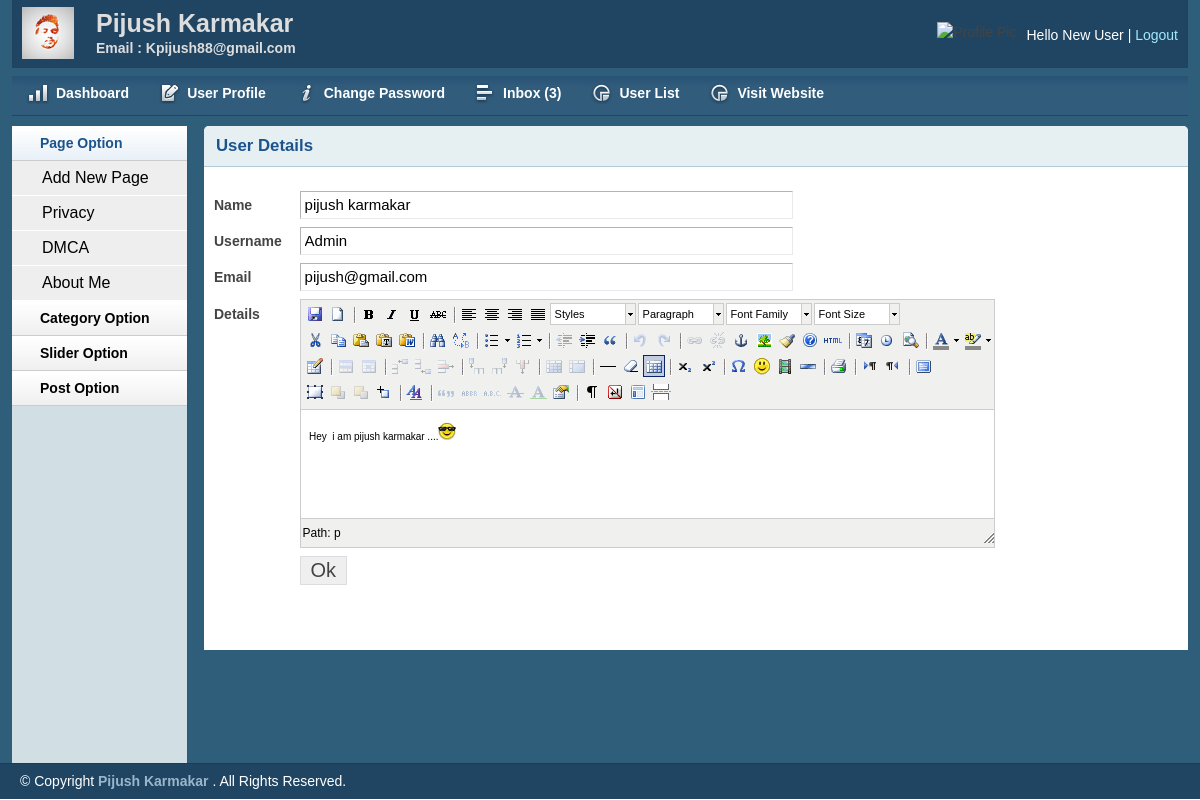
Page /admin/viewuser.php?userid=1 (signed in) on the committed database.
### tables this page shows
CREATE TABLE `tbl_page` (
  `id` int(11) NOT NULL,
  `name` varchar(255) NOT NULL,
  `body` text NOT NULL
);

CREATE TABLE `tbl_user` (
  `id` int(11) NOT NULL,
  `name` varchar(255) DEFAULT NULL,
  `username` varchar(50) NOT NULL,
  `password` varchar(32) NOT NULL,
  `email` varchar(255) DEFAULT NULL,
  `details` text,
  `image` varchar(255) DEFAULT NULL,
  `role` int(11) NOT NULL
);

### lib/session.php (called while the page is built, shortened)
<?php
    class session{
         public static function get($key){
         	if(isset($_SESSION[$key]) ){
         		return $_SESSION[$key];
         	}
         	else{
         		return false;
         	}
         }
    }
 ?>

### lib/Database.php (called while the page is built, shortened)
<?php
Class Database{
	public $host   = DB_HOST;
	public $user   = DB_USER;
	public $pass   = DB_PASS;
	public $dbname = DB_NAME;
	public $link;
	private function connectDB(){
	$this->link = new mysqli($this->host, $this->user, $this->pass, $this->dbname);
 }
	public function select($query){
		$result = $this->link->query($query) or die($this->link->error.__LINE__);
		if($result->num_rows > 0){
			return $result;
		} else {
			return false;
		}
	}
}

### admin/viewuser.php (the view, shortened to what this page needs)
<?php
  include 'inc/header.php';
  include 'inc/sidebar.php';
?>
<?php
  if(!isset($_GET['userid']) || $_GET['userid'] == NULL ){
    echo "<script>window.location='userList.php';</script>";
  }
  else{
    $id = $_GET['userid'];
  }
 ?>
<div class="grid_10">
    <div class="box round first grid">
        <h2> User Details </h2>
    <div class="block">
<?php
     $query = "SELECT * FROM tbl_user WHERE id='$id' ";
     $getuser = $db->select($query);
     if($getuser){
     while($result = $getuser->fetch_assoc() ){
 ?>
       <form action="" method="post" >
            <table class="form">
                <tr>
                    <td>
                        <label>Name</label>
                    </td>
                    <td>
                        <input type="text" readonly name="name" value="<?php echo $result['name']; ?>" class="medium" />
                    </td>
                </tr>
                <tr>
                    <td>
                        <label>Username</label>
                    </td>
                    <td>
                        <input type="text" readonly name="username" value="<?php echo $result['username']; ?>" class="medium" />
                    </td>
                </tr>
                 <tr>
                    <td>
                        <label>Email</label>
                    </td>
                    <td>
                        <input type="text" readonly name="email" value="<?php echo $result['email']; ?>" class="medium" />
                    </td>
                </tr>
                <tr>
                    <td style="vertical-align: top; padding-top: 9px;">
                        <label>Details</label>
                    </td>
                    <td>
                    </td>
                </tr>
			        	<tr>
                    <td></td>
                    <td>
                        <input type="submit" name="submit" Value="Ok" />
                    </td>
                </tr>
            </table>
            </form>
<?php }  } ?>
        </div>
    </div>
</div>
<?php
  include 'inc/footer.php';
?>

### admin/inc/sidebar.php (shortened to what this page needs)
        <div class="grid_2">
            <div class="box sidemenu">
                <div class="block" id="section-menu">
                    <ul class="section menu">
                         <li><a class="menuitem">Page Option</a>
                            <ul class="submenu">
<?php if(session::get('usrRole')=='0' || session::get('usrRole')=='1'  ){  ?>
         <li><a href="addpage.php">Add New Page</a></li>
<?php } ?>
    <?php
           $query = "SELECT * FROM tbl_page ";
           $pages = $db->select($query);
           if($pages){
           while($result = $pages->fetch_assoc() ){
     ?>
     <li><a href="page.php?pageid=<?php echo $result['id']; ?>"><?php echo $result['name']; ?></a></li>
     <?php } } ?>
                            </ul>
                        </li>
                        <li><a class="menuitem">Category Option </a>
                        </li>
                        <li><a class="menuitem">Slider Option </a>
                        </li>
                        <li><a class="menuitem">Post Option</a>
                        </li>
                    </ul>
                </div>
            </div>
        </div>

### admin/css/layout.css (style rules this page uses)
body { background: #fff none repeat scroll 0 0; color: #444; font-size: 14px; padding: 0; }
a { color: #000; font-weight:bold; text-decoration: none; }
h1, h2, h3, h4, h5, h6 { line-height:1.2em; margin-bottom:.3em; }
h2 { margin-top:1em; }
.box { background:#fff; margin-bottom:20px; padding:10px 10px 10px 10px; margin-left:-8px; }
.box.grid { padding-bottom:40px; }
.box.round { -moz-border-radius: 5px 5px 0px 0px; -webkit-border-radius: 5px 5px 0px 0px; border-radius: 5px 5px 0px 0px; }
.box h2 { font-size:1.2em; font-weight:bold; color:#1B548D; background:#E6F0F3; margin:-10px -10px 0 -10px; padding:10px 12px; border-bottom:1px solid #B3CBD6; -moz-border-radius: 5px 5px 0px 0px; -webkit-border-radius: 5px 5px 0px 0px; border-radius: 5px 5px 0px 0px; }
.box.first { min-height: 406px; }
.block { padding-top:20px; }
.box.sidemenu { background-color:#D1DEE4; border-right:1px solid #3A5665; padding:0px; margin:0px; cursor:pointer; }
.box.sidemenu .block { padding-top:0px; margin-top:0px; }
ul, ol { padding-top:0; }
ul.menu { list-style:none; border-top:1px solid #bbb; }
ul.menu li { margin:0; }
ul.menu li a { display:block; padding:4px 10px; border-bottom:1px solid #ccc; }
ul.menu ul { list-style:none; margin:0; }
ul.menu ul li a { padding-left:30px; }
ul.section { border-top:0; margin-bottom:0; }
ul.section li a { background:url(../img/sidemenu-repeat.jpg) repeat-x; line-height:26px; padding-left:28px; }
ul.section li li a { background:#ddd; border-bottom:1px solid #eee; }
ul.section ul li { text-transform:none; }
ul.section ul.current li a { background: #eee none repeat scroll 0 0; border-bottom: 1px solid #fff; font-size: 16px; font-weight: normal; }
ul.section li a.current { color:#1B548D; background:url(../img/sidemenu-repeat-hover.jpg) repeat-x; }
table.form { width:100%; }
table.form td { padding:4px 0px; }
table.form label { font-weight:bold; }
table.form input, table.form select { font-size: 15px; padding: 4px 4px 5px 4px; border-top: 1px solid #b3b3b3; border-left: 1px solid #b3b3b3; border-right: 1px solid #eaeaea; border-bottom: 1px solid #eaeaea; }
table.form input[type="submit"] { border: 1px solid #ddd; color: #444; cursor: pointer; font-size: 20px; padding: 2px 10px; }
input.medium { width: 55%; }
.block { padding-bottom:1px; }

### admin/js/tiny-mce/themes/advanced/skins/default/content.css (style rules this page uses)
body, td, pre { color:#000; font-family:Verdana, Arial, Helvetica, sans-serif; font-size:10px; margin:8px; }
body { background:#FFF; }
h2 { font-size: 1.5em }
table, img, hr, .mceItemAnchor { cursor:default }
table td, table th { cursor:text }

### rows in the picture
tbl_page: name "Privacy"
tbl_page: name "DMCA"
tbl_page: name "About Me"
tbl_user: name "pijush karmakar", username "Admin", email "pijush@gmail.com"

### other values in the picture
session::get('username') "New User"
$count "3"
